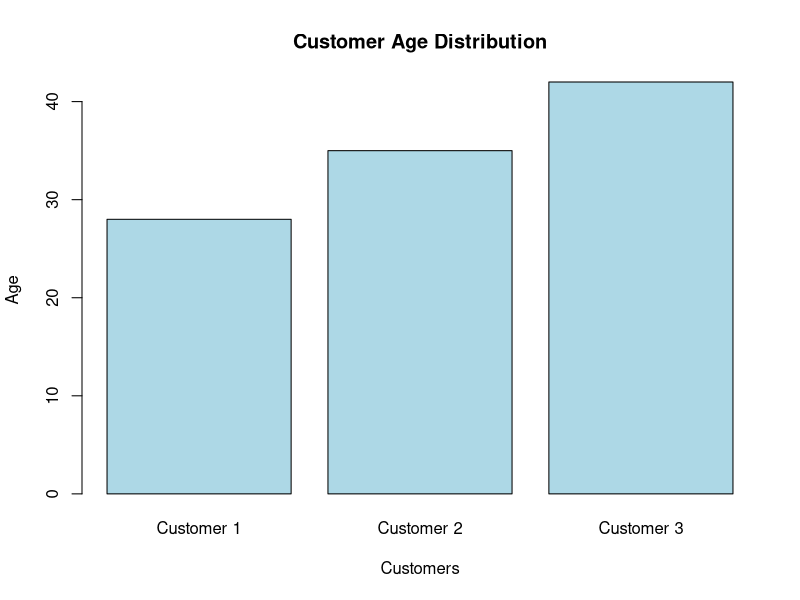

This chart was generated by the following R code:
age <- c(28,35,42)
customer <- c("Customer 1","Customer 2","Customer 3")

barplot(age,
        names.arg=customer,
        main="Customer Age Distribution",
        xlab="Customers",
        ylab="Age",
        col="lightblue")
